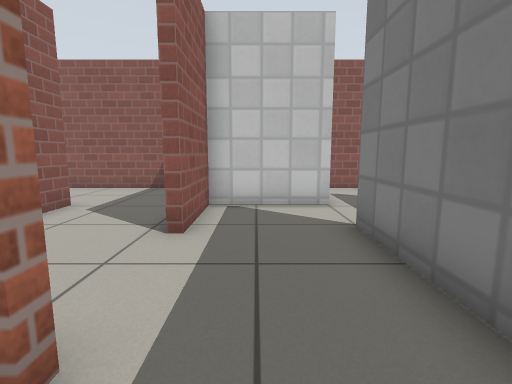
[1] (above)

16 first-person views from a walk through a Gazebo world. The camera is 0.72 m above the floor, tilts 8° down and sees 85° across. The floor is counted in squares, 0.5 m on a side. Each view is taken from the middle of a square. On the plan, view 1 faces up. The plan holds only what a view shows up to about 14 squares ahead; the rest is blank. The robots in the file are not drawn. Simple patterns stand in for the simulator's built-in surfaces.

[2]
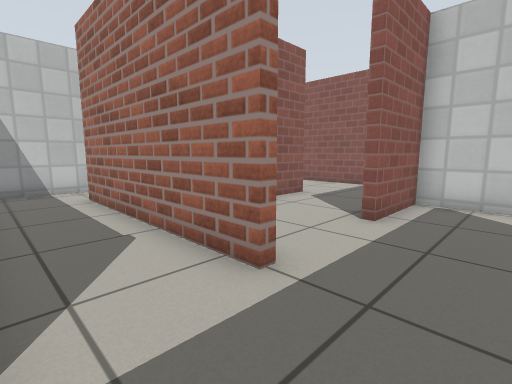

[3]
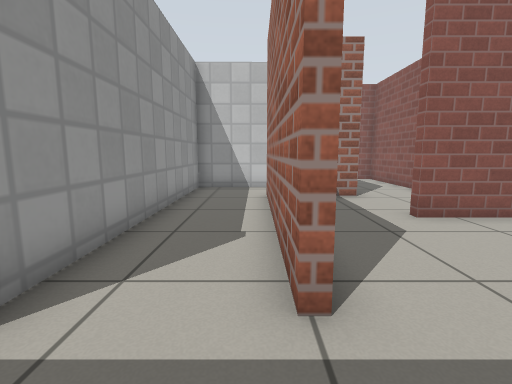

[4]
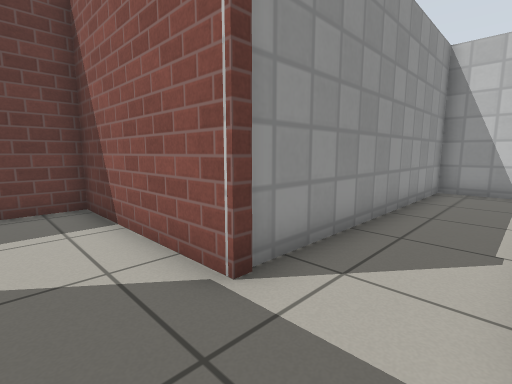

[5]
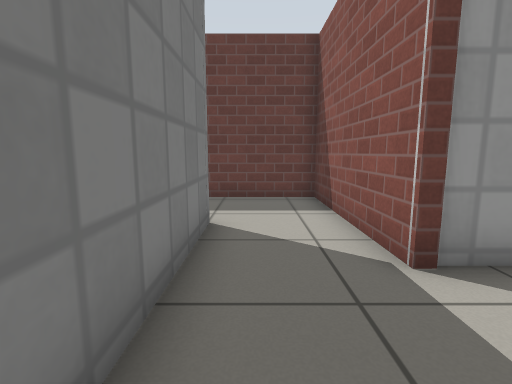

[6]
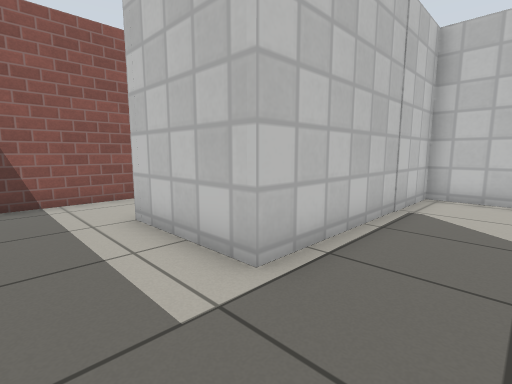

[7]
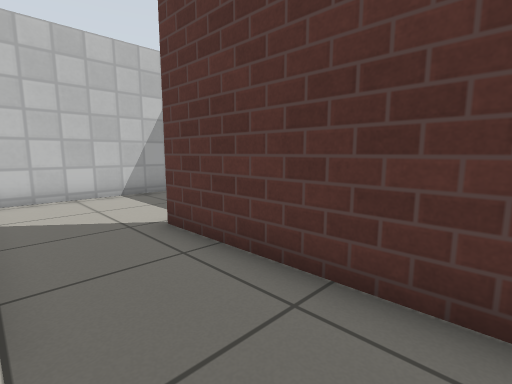

[8]
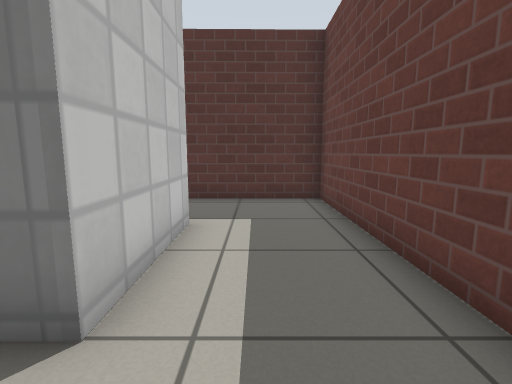

[9]
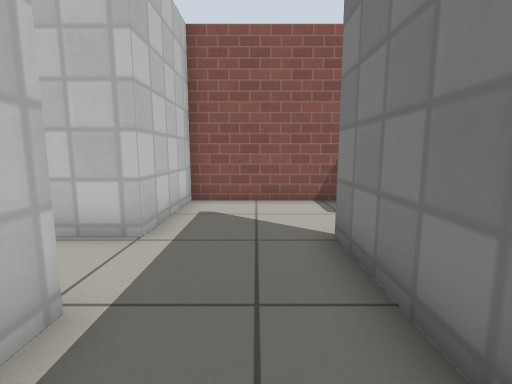

[10]
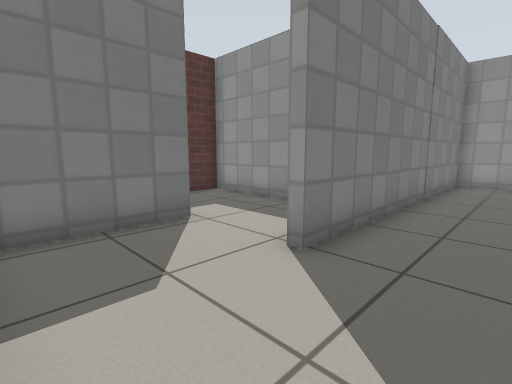

[11]
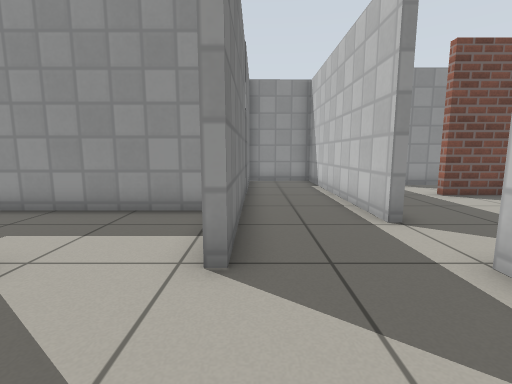

[12]
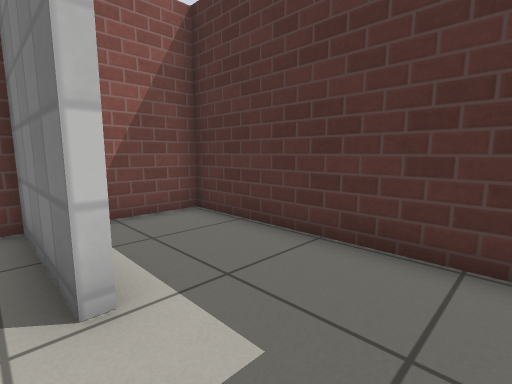

[13]
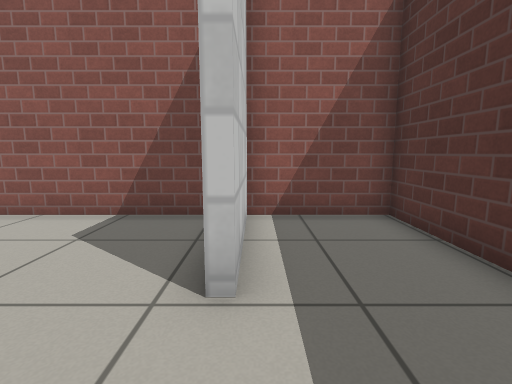

[14]
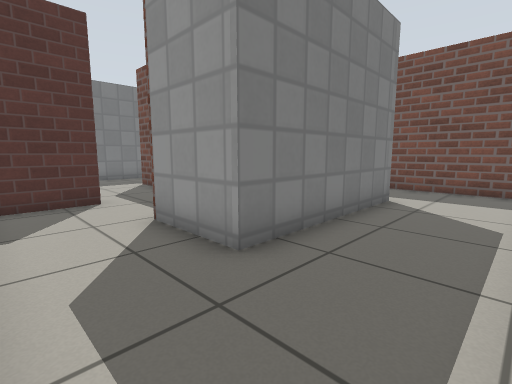

[15]
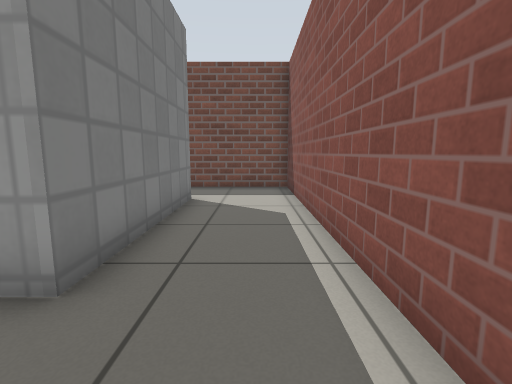

[16]
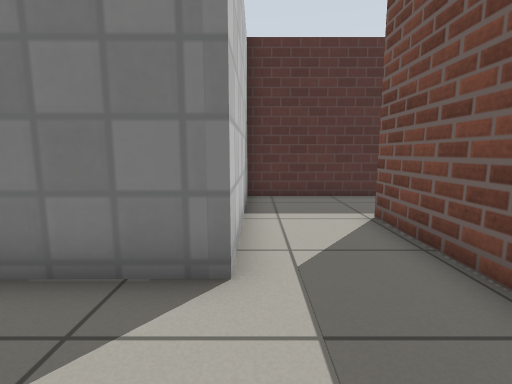

### Floor plan
Ten units are one square. View 1 is at (0, 0); x grows to the right and y downward. Boxes are objects, and circles mark ways between rooms. Rooms are numbered by the first view taken in them; rooms with no view inside come last. Other rooms are left out.
<svg viewBox="-148 -119 274 194">
<path fill="none" stroke="#000" d="M-13 -17 -13 -14 -86 -14M96 -38 56 -38 56 36 20 37 20 -15M-107 -19 -107 14 -10 14 -9 70 88 70 87 8M20 -15 20 -53M20 -53 23 -53 23 34 54 33 54 -77M55 -114 20 -114 20 -77M85 -77 85 -114 55 -114M54 -77 58 -77M62 -41 84 -41M84 -41 121 -41 121 -114 88 -114 88 -77 85 -77M-143 -58 -143 47 -78 47M-101 -73 -135 -73M-54 -46 -54 -67M-47 61 -47 17 -110 17 -110 -44 -82 -44 -82 -36M20 -77 -13 -77 -13 -47"/>
<circle cx="0" cy="-20" r="3" fill="#2a7"/>
<circle cx="0" cy="-50" r="3" fill="#2a7"/>
<circle cx="50" cy="-95" r="3" fill="#2a7"/>
<circle cx="20" cy="-65" r="3" fill="#2a7"/>
<circle cx="90" cy="-60" r="3" fill="#2a7"/>
<text x="10" y="10">1</text>
<text x="0" y="-30">2</text>
<text x="40" y="-50">3</text>
<text x="70" y="-80">4</text>
<text x="100" y="-80">5</text>
<text x="-120" y="-10">6</text>
<text x="0" y="-60">7</text>
</svg>
Room 1 opens to room 2. Room 2 opens to room 7. Room 3 opens to room 4. Room 3 opens to room 7. Room 4 opens to room 5.

Where each view was taken, in squares from view 1:
view 1: 0 up, 0 right, facing up
view 2: 1 down, 1 right, facing up-left
view 3: 1 up, 1 right, facing left
view 4: 1 up, 1 right, facing down-left
view 5: 2 up, 1 right, facing down
view 6: 6 down, 8 right, facing up-left
view 7: 6 down, 6 right, facing up-right
view 8: 5 down, 0 right, facing right
view 9: 3 up, 4 right, facing up
view 10: 11 up, 3 right, facing down-right
view 11: 11 up, 5 right, facing down
view 12: 5 up, 8 right, facing up-right
view 13: 5 up, 9 right, facing up
view 14: 7 up, 14 left, facing down-right
view 15: 7 up, 13 left, facing down
view 16: 2 down, 14 left, facing right
